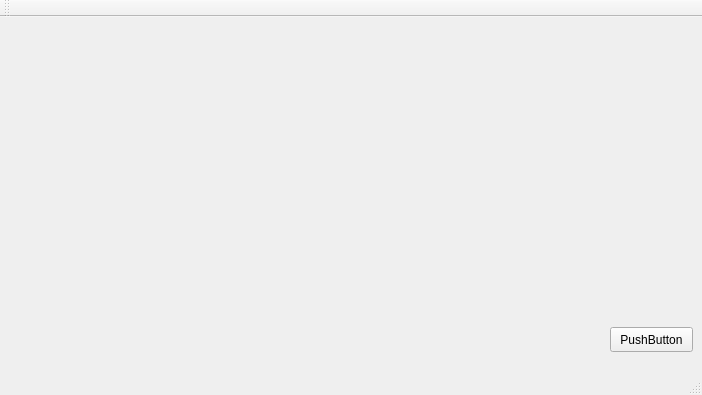
<?xml version="1.0" encoding="UTF-8"?>
<ui version="4.0">
 <class>MainWindow</class>
 <widget class="QMainWindow" name="MainWindow">
  <property name="geometry">
   <rect>
    <x>0</x>
    <y>0</y>
    <width>702</width>
    <height>395</height>
   </rect>
  </property>
  <property name="windowTitle">
   <string>MainWindow</string>
  </property>
  <widget class="QWidget" name="centralWidget">
   <widget class="QwtPlot" name="qwtPlot">
    <property name="geometry">
     <rect>
      <x>10</x>
      <y>0</y>
      <width>671</width>
      <height>291</height>
     </rect>
    </property>
   </widget>
   <widget class="QPushButton" name="pushButton">
    <property name="geometry">
     <rect>
      <x>610</x>
      <y>310</y>
      <width>83</width>
      <height>25</height>
     </rect>
    </property>
    <property name="text">
     <string>PushButton</string>
    </property>
   </widget>
  </widget>
  <widget class="QMenuBar" name="menuBar">
   <property name="geometry">
    <rect>
     <x>0</x>
     <y>0</y>
     <width>702</width>
     <height>22</height>
    </rect>
   </property>
  </widget>
  <widget class="QToolBar" name="mainToolBar">
   <attribute name="toolBarArea">
    <enum>TopToolBarArea</enum>
   </attribute>
   <attribute name="toolBarBreak">
    <bool>false</bool>
   </attribute>
  </widget>
  <widget class="QStatusBar" name="statusBar"/>
 </widget>
 <layoutdefault spacing="6" margin="11"/>
 <customwidgets>
  <customwidget>
   <class>QwtPlot</class>
   <extends>QFrame</extends>
   <header>qwt_plot.h</header>
  </customwidget>
 </customwidgets>
 <resources/>
 <connections/>
</ui>
